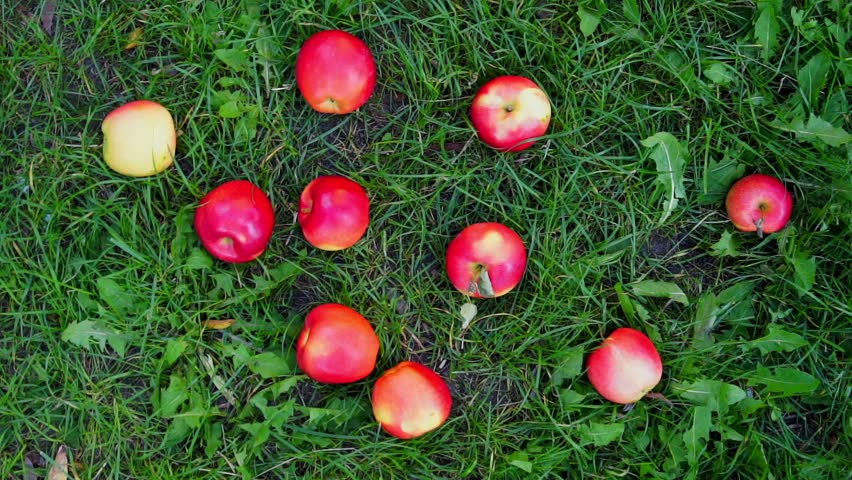
//> input picture Ohlander/Images/1.jpg, 852 x 480 px
$ ./ohlander Images/1.jpg 3   (built with g++ and OpenCV 4)
//> lines starting //> are read from the running program, lines starting //| are printed output that depends on the picture; after the words box and inside, x2 and y2 are one past the last pixel; in counts of white or black regions, pixels touching at a corner belong together
#include <opencv2/opencv.hpp>
#include <iostream>
#include <math.h>

//Olhander Algorithm: A clustering algorithm for color image
//The Olhander algorithm bases his logic on a recursive method of the image analysis.
//The algorithm logic is based on the Histogram analysis of a given masked image at every i-th step.
//We build a stack containing BINARY MASKS from each histogram suddivision (Example: given an image, we
//split the image into his 3 channel and for each channel we calculate the histogram: we find the two peak of
//the histogram (if present), and choose the midpoint of the histogram: we generate then 2 binary mask for each
//histogram (binary mask lower than midpoint, and binary mask major than midpoint) and push all those binary masks
//into the stack. At each iteration, we pop a mask from the stack, and apply it on the image, calculating again his
//histogram etc, until no more histogram can be calculated because there are no more significative 2-peak to find.
//That means the histogram with no 2-peak should be considered as one of the histogram that segment our image into
//regions.

//The approach is the following:
//We start with our original image, and a mask with all ones that we push into the stack. The applying of this mask
//on the image will produce the image itseflf.
//We then proceed to extract the mask pushed into the stack, applying it to the image, and splitting the image into
//his 3-channel: R,G,B. For each resultant splitted image, we calculate the histogram of the relative channel, and proceed
//to threshold the histogram (of R,G,B) by finding his MIDPOINT between the TWO PEAK. We produce the two binary masks
//for each channel, and push them into the mask stack if the mask HAS the midpoint (more than one cluster).
//If the mask has no midpoint (no 2-peak) we put that into a resultant mask vector: that mask will isolate all the
//pixel of a specific region.
//So, from each channel we should produce (if there are two peaks) two masks: those masks will be added to the mask
//stack an popped into the next iteration (or recursion), applied on the image, and from that masked image we will
//compute the three histogram again and following the procedure written above.
//With those mask then, we active, respectively, all the pixel that are higher than the threshold, and all the pixel
//that are lower than the threshold, isolating a specific region into our image.
//The algorithm will REACH CONVERGENCE EVERYTIME, because there will be a time when an histogram could not be splitted
//into two masks anymore. Those hisogram are our region-segmentation masks of a specific region.

using namespace std;
using namespace cv;

//Mask stack and result stack
vector<Mat> result_masks;
vector<Mat> mask_stack;
vector<Mat> result_vector;

//Variables for the calcHist function
int hist_size = 256;
float ranges[] = {0, 256};
const float* hist_ranges = {ranges};

//threshold for the minimum histogram splitting range
int t;

//BGR channels to apply masks and analyze histograms at every recursion, and the
//histogram matrix: since we do not need to calculate at every step the splitted
//channels histogram, we can keep only the initial matrix and keep applying resultant
//mask on that: we then proceed to overwrite at each recursion the channels_hist to
//calculate the new masks.
Mat channels[3];
Mat channels_hist[3];

//Public image
Mat public_image;

void Ohlander();
void generate_mask(Mat, int, int);
void calculate_midpoint(Mat hist, int&, int&);

int main(int argc, char** argv) {

	if(argc!=3) {
		cerr << "Usage: <./programname> <image.format> <histogram threshold>" << endl;
		exit(EXIT_FAILURE);
	}

	Mat raw_image = imread(argv[1], IMREAD_COLOR);
//> raw_image is the input picture: 480 rows x 852 cols, CV_8UC3; mean B, G, R 49, 86.1, 67.7
	t = atoi(argv[2]);
//> t = 3

	if(raw_image.empty()) {
		cerr << "Image format must be valid." << endl;
		exit(EXIT_FAILURE);
	}

	GaussianBlur(raw_image, raw_image, Size(5,5), 8);
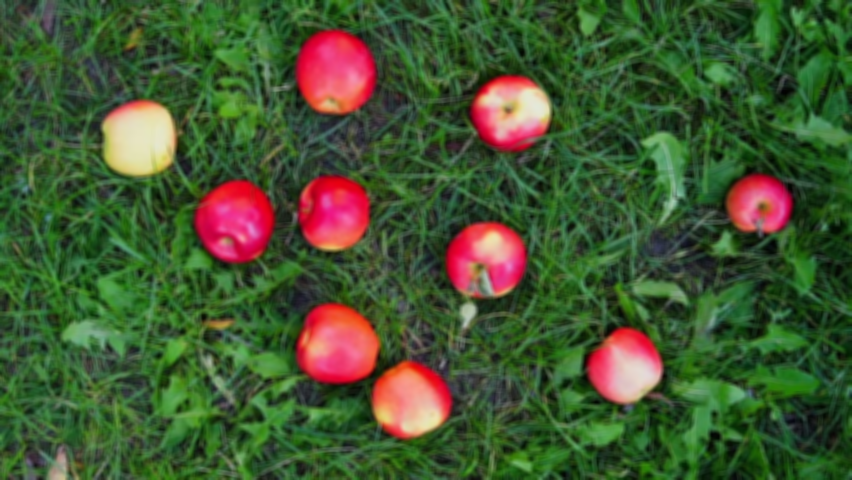
//> raw_image: 480 rows x 852 cols, CV_8UC3; mean B, G, R 49, 86.1, 67.7
	//assigning the image to the public image
	public_image = raw_image;

	//splitting the image into the bgr vector
	split(raw_image, channels);
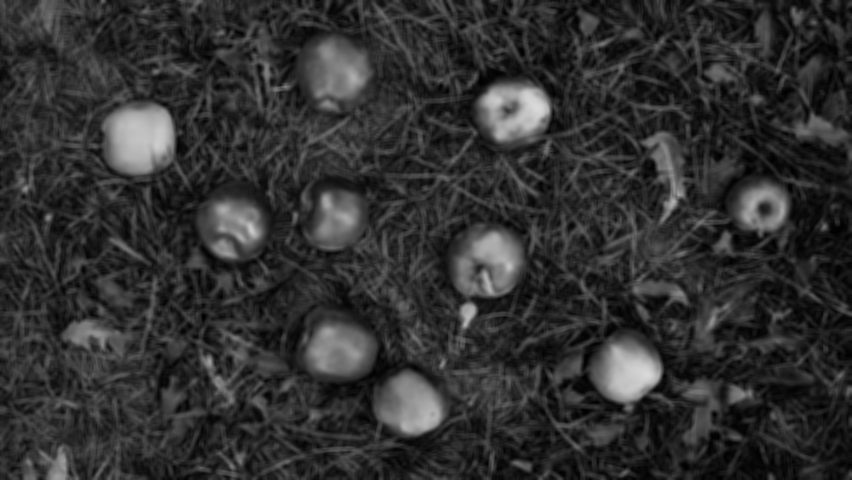
//> channels[0]: 480 rows x 852 cols, CV_8UC1; min 0, max 217, mean 49
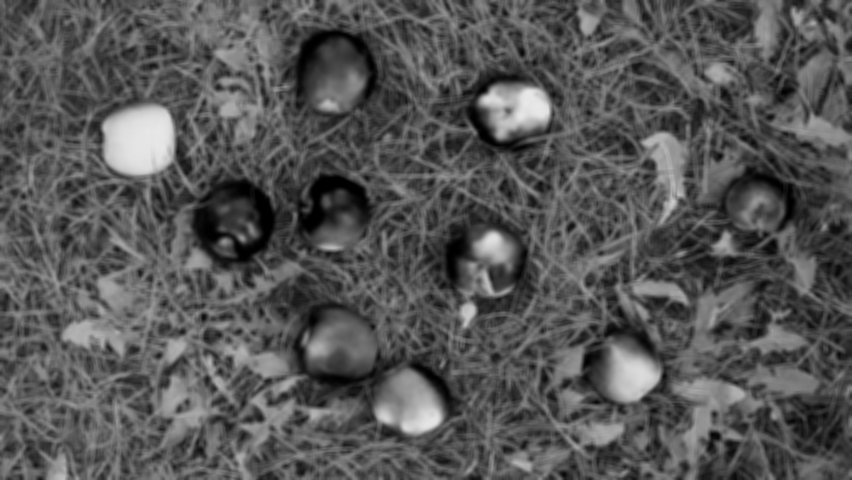
//> channels[1]: 480 rows x 852 cols, CV_8UC1; min 0, max 232, mean 86.1
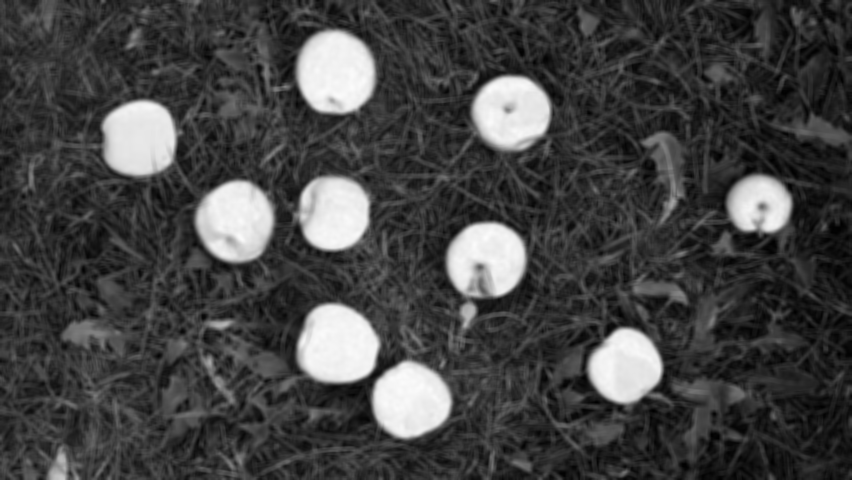
//> channels[2]: 480 rows x 852 cols, CV_8UC1; min 0, max 252, mean 67.7

	//creating a dest image
	Mat dest_image(raw_image.size(), raw_image.type(), Scalar(0));

	//Generating the first mask to push into the pixel stack: at the beginning we want to consider the whole image,
	//so let's generate a all-ones mask: that means the mask got all his pixel active.
	Mat initial_mask(raw_image.size(), CV_8UC1, Scalar(1));

	//pushing the mask into the vector: initially, the vector will contain only one mask, with all ones.
	mask_stack.push_back(initial_mask);

	//calling ohlander
	Ohlander();

	//Once here, Ohlander finished his procedure. We now start, for each mask into the result vector, to
	//assign a random color to that region.
	RNG rng(12345);
	for(int i=0; i<result_vector.size(); i++) {
		Vec3b color = Vec3b(rng.uniform(0,255), rng.uniform(0,255), rng.uniform(0,255));
		for(int x=0; x<raw_image.rows; x++) {
			for(int y=0; y<raw_image.cols; y++) {
				if(result_vector.at(i).at<uchar>(x,y) != 0) {
					dest_image.at<Vec3b>(x,y) = color;
				}
			}
		}
	}


	//show olhander
	imshow("Original", raw_image);
	imshow("Ohlander", dest_image);
	waitKey(0);

}


void Ohlander() {

	//If the mask stack is empty, we do not have nothing more to do
	if(mask_stack.empty()) {
		return;
	}

	//maybe clone local copy of Mat channels
	//What if itsn't empty? We re going to pop a mask from the vector and remove it.
	Mat mask = mask_stack.back();
	mask_stack.pop_back();

	//We then apply calcHist to R,G,B channel and calculating the histogram. We can apply this
	//mask directly on the histogram to have, in result, the three masked histogram that we'll send
	//to the threshold find function.
	//We already got all the variables needed to achieve that, so we're going to calculate
	//the three histogram applying the mask popped from the stack on them. We can achieve that
	//by passing to calcHist the current mask. Calc hist takes in input those argument:
	int valley, peak, index, max_valley, max_peak = 0;
	bool found = false;
	for(int i=0; i<3; i++) {
		calcHist(&channels[i], 1, 0, mask, channels_hist[i], 1, &hist_size, &hist_ranges);
		calculate_midpoint(channels_hist[i], valley, peak);

		//if the midpoint couldn't be found (valley = -1), that means we should consider the current analyzed
		//masked channel as one of the results mask of the image. let's push it into the resulting mask
		if(valley <= 0) {
			//push into the result mask
			result_masks.push_back(mask);
		}
		//else, we need to fetch only the highest-peak histogram to send it to the generation of two masks
		else if(peak > max_peak) {
			//fetch infos and found = true
			found = true;
			index = i;
			max_valley = valley;
			max_peak = peak;
		}
	}
//> this loop made 3 passes
//> (valley, peak, max_valley, max_peak) on passes 2 to 3: (110, 472, 110, 472), (140, 6977, 140, 6977)
//> (hist_size, valley, peak) on pass 1: (256, -1, -1)
//> mask: 480 rows x 852 cols, CV_8UC1; every value is 1
//> after the loop, valley = 140; peak = 6977; found = true; index = 2; max_valley = 140; max_peak = 6977

	//once here we got two cases: we found something to push, or we didnt.
	//if we found something, lets generate his submasks
	if(found) {
		generate_mask(channels_hist[index], max_valley, index);
	}
	//if we found nothing, we need to do two things: its possible that the stack mask still contain something.
	//lets assign to the result vector the mask stack first, because those mask are the "MOST GREZZE" and so need
	//to be pushed before the "accurate mask" found into the result mask vector.
	//we then append the result mask vector
	else {
		result_vector = mask_stack;
		result_vector.insert(result_vector.end(), result_masks.begin(), result_masks.end());
		return;
	}


	//calling again olhander to check if there are still mask to analyze into the image
	Ohlander();

}

void calculate_midpoint(Mat hist, int& valley, int& peak) {

    //Applying a strong gaussian filter on the histogram that is going to be analyzed: that's because, an histogram
    //could present a lot of peaks into it. With that gaussian blur, we're going to transform him into a possible
    //bimodal histogram, composed only by two peak: from that, is easy to find the valley (and the two peak)
    GaussianBlur(hist, hist, Size(55,55), 0, 0);

    //Declaring a map formed by, at the key the histogram occurrences, and as value the index at which the occurrences
    //are found.
    map<int, int> hist_map;

    //inserting into the map all the occurrence of the histogram with their relative index
    for(int i=0; i<hist.rows; i++) {
        hist_map.insert(make_pair(hist.at<float>(i,0), i));
    }

    //Let's find the two peaks based on the peak approximation of the valley, and recompute the exact valley from
    //the index of the two peak found.
    int fmax = 0, smax = 0;

    //first scanning for the firt max, from 0 to the hist rows: since the histogram is a Mat(256,1) we know that each column will
    //be 0.
    for(int i=0; i<hist.rows; i++) {
        //if the current element is <= than the max, that means we reached the max value of a possible peak,
        //so we take the index found until now and
        if(hist.at<float>(i, 0) >= fmax) {
            fmax = hist.at<float>(i, 0);
        } else break;
    }

    //After finding the first max, we know that we should iterate at most to the first maximum index found: this should
    //not happens if there are two peak into the histogram.
    for(int i=hist.rows-1; i>hist_map[fmax]; i--) {
        //same approach as above
        if(hist.at<float>(i,0) >= smax) {
            smax = hist.at<float>(i, 0);
        } else break;
    }

    //the index of the peak are found at the fmax/smax key value: calculate the new exact valley: but first,
    //check if the distance between a peak and another is enough significative to split the histogram:
    if(abs(hist_map[fmax] - hist_map[smax]) < t) {
    	valley = -1;
    	peak = -1;
    } else {
		//if here, the difference from the peak is significative.
		//we just need to return the index of the found valley and the peak
		valley = (hist_map[fmax] + hist_map[smax]) / 2;
		peak = max(fmax, smax);
    }

}

void generate_mask(Mat hist, int valley, int index) {
//> called with valley = 140, index = 2

	//otherwise, valley represent a real index at which the histogram should be split.
	//Let's split the histogram into two subhistogram, from which we'll generate a segmentation mask.
	//To generate the left and right histogram, we clone the original one into both, and deactivate
	//the pixel above or lesser than the valley threshold.
	Mat hist_left = hist.clone();
//> hist_left = 256 values, max 6977 at index 44, min 99.56 at index 146, mean 1599.8
	Mat hist_right = hist.clone();
//> hist_right has the same summary as hist_left


	//divide the hist passed in input in two regions: left and right, using the valley index as delimiter
	//Left region
	for(int i=valley; i<hist.rows; i++) {
		hist_left.at<float>(i,0) = 0;
	}
//> this loop made 116 passes
//> after the loop, hist_left = 256 values, max 6977 at index 44, min 0 at index 140, mean 1422.8

	//Right region
	for(int i=valley; i>=0; i--) {
		hist_right.at<float>(i,0) = 0;
	}
//> this loop made 141 passes
//> after the loop, hist_right = 256 values, max 1183.1 at index 237, min 0 at index 0, mean 176.7

	//Generating the two mask, big as the image size, initially with all the pixels unactive(0)
	Mat left_mask(channels[index].size(), CV_8UC1, Scalar(0));
//> left_mask: 480 rows x 852 cols, CV_8UC1; every value is 0
	Mat right_mask = left_mask.clone();

	//Now, we're going to analyze all the image to check whenever a pixel in the left or right mask should be
	//activated (1) or deactived(0).
	//How can we achieve that?
	//Remember that, an histogram is relative to a specific channels, B, G or R. Analyzing the B histogram, we should
	//analyze the B channel of the image, Analyzing the R histogram the R channel etc. We can check which channel we're
	//analyzing by using the index passed in input.
	//So we iterate through the spllited channel image, and check for the intensity level of every given pixel.
	//Since the left and right histogram will present a region with all zeros and a region with all values > 0,
	//we can use the values of the intensity of the channels to check if a specific value is > 0 or not. If
	//with that, we'll build or mask, activaging and deactivating the right pixels.
	for(int i=0; i<channels[index].rows; i++) {
		for(int j=0; j<channels[index].cols; j++) {
			//fetching the intensity of the pixel at (i,j)
			int intensity = channels[index].at<uchar>(i,j);
			//using that intensity to check if the specific value into the specific histogram is > 0.
			//If so, should be activated into the relative mask, otherwise deactivated.
			left_mask.at<uchar>(i,j) = hist_left.at<float>(intensity, 0) > 0? 1: 0;
		}
	}
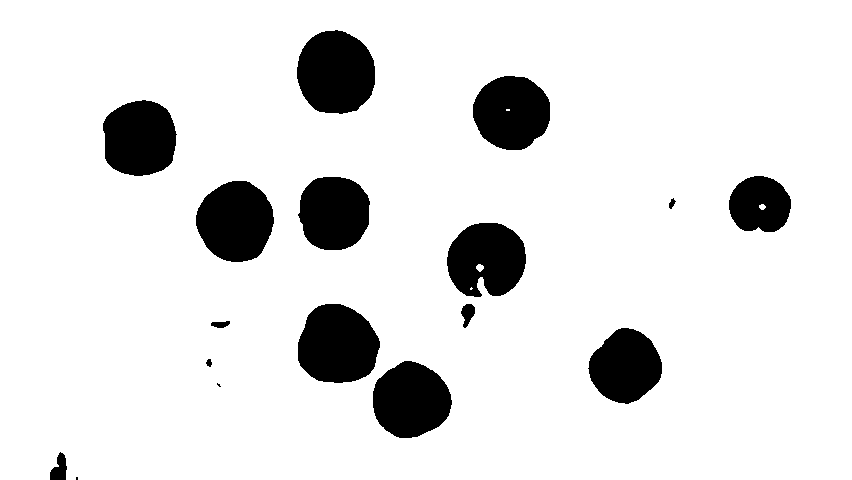
//> left_mask: 480 rows x 852 cols, CV_8UC1; values 0 (black) and 1 (white), 89% white; 17 black regions (2 under 20 px), largest, box (x1, y1, x2, y2) and area: (297, 30, 375, 114) 5203, (298, 304, 380, 383) 5093, (196, 181, 274, 262) 4852

	//and doing the same process for the right mask
	for(int i=0; i<channels[index].rows; i++) {
		for(int j=0; j<channels[index].cols; j++) {
			//fetching the intensity
			int intensity = channels[index].at<uchar>(i,j);
			//and using the intensity as index to access the specific histogram, to check
			//if a value is deactivated or not.
			right_mask.at<uchar>(i,j) = hist_right.at<float>(intensity, 0) > 0? 1: 0;
		}
	}
//> right_mask: 480 rows x 852 cols, CV_8UC1; values 0 (black) and 1 (white), 11% white; 17 white regions (2 under 20 px), largest, box (x1, y1, x2, y2) and area: (297, 30, 375, 114) 5195, (298, 304, 380, 383) 5084, (196, 181, 274, 262) 4841
//> the loop in main, `for(int i=0; i<result_vector.size(); i++)` made 5 passes
//> after the loop in main, `for(int i=0; i<result_vector.size(); i++)`:
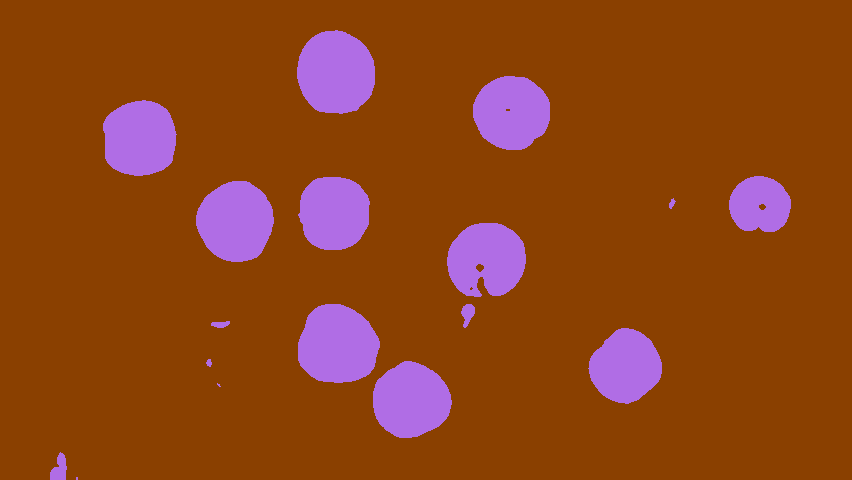
//> dest_image: 480 rows x 852 cols, CV_8UC3; mean B, G, R 25.2, 69, 142.2

	//push the built masks into the mask stack
	mask_stack.push_back(right_mask);
	mask_stack.push_back(left_mask);


}
